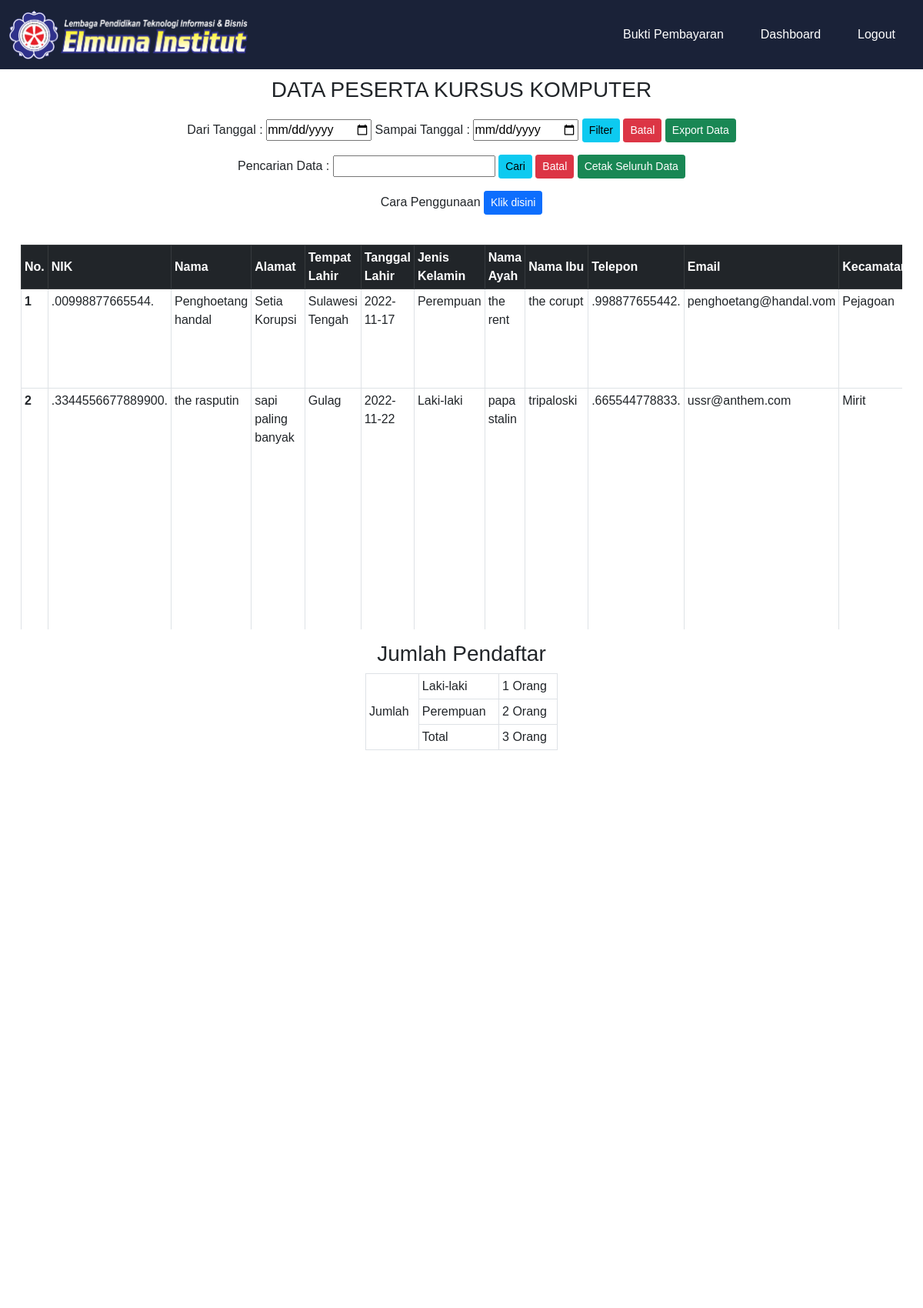
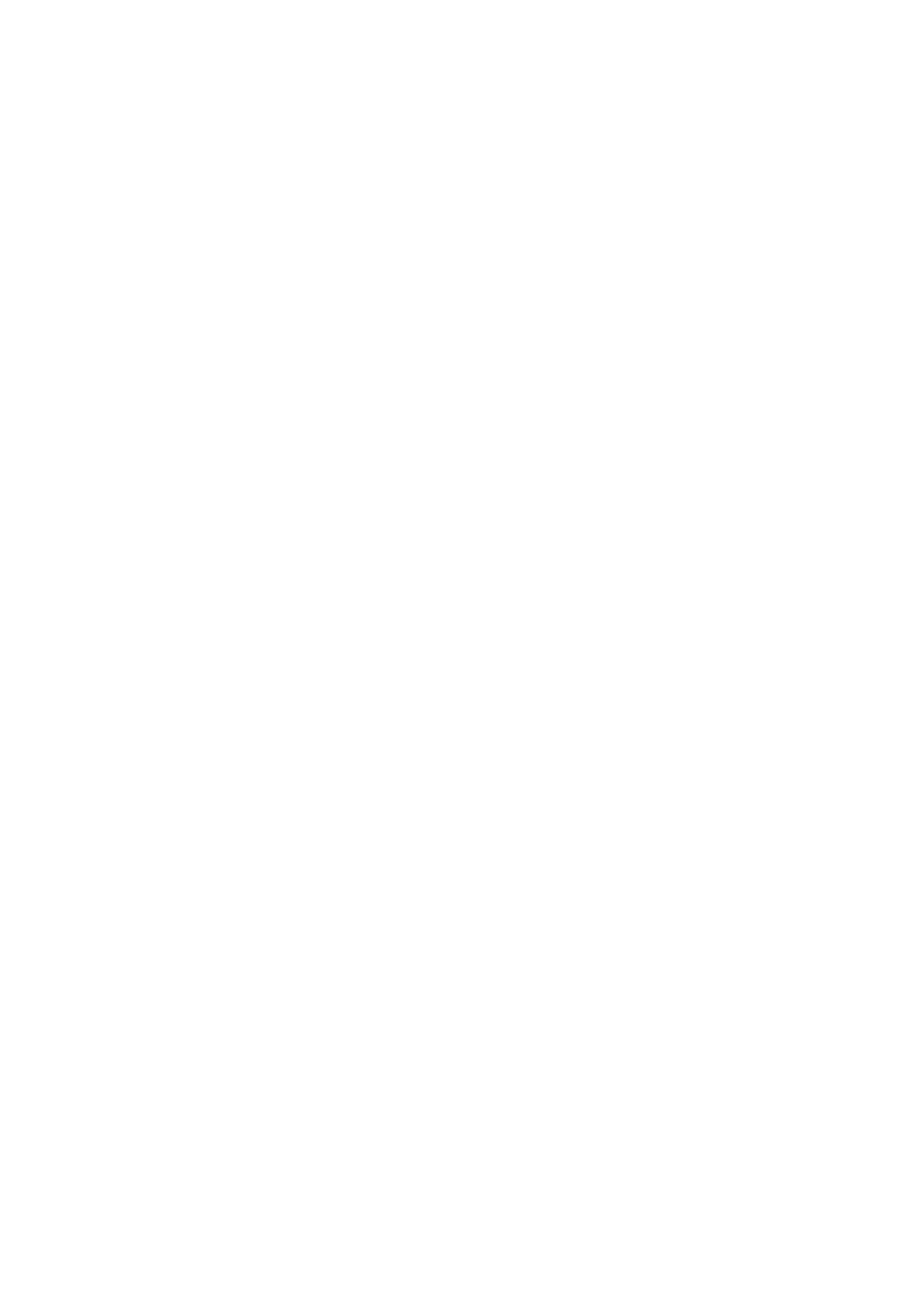
The app's page /data_peserta_komputer.php (signed in, upper part) with its own data (2 pictures, top to bottom).
### tables this page shows
CREATE TABLE `daftar_komputer` (
  `id` int(11) NOT NULL,
  `nik` varchar(100) NOT NULL,
  `nama` varchar(100) NOT NULL,
  `alamat` varchar(100) NOT NULL,
  `tempat_lahir` varchar(100) NOT NULL,
  `tanggal_lahir` varchar(100) NOT NULL,
  `jk` varchar(100) NOT NULL,
  `nama_ayah` varchar(100) NOT NULL,
  `nama_ibu` varchar(100) NOT NULL,
  `telepon` varchar(100) NOT NULL,
  `email` varchar(100) NOT NULL,
  `kecamatan` varchar(100) NOT NULL,
  `paket` text NOT NULL,
  `pilih_bayar` varchar(100) NOT NULL,
  `tanggal_upload` timestamp NOT NULL DEFAULT current_timestamp() ON UPDATE current_timestamp()
);

### data_peserta_komputer.php (the view, shortened to what this page needs)
<!DOCTYPE html>
<html lang="en">
<head>
    <link href="https://cdn.jsdelivr.net/npm/bootstrap@5.0.2/dist/css/bootstrap.min.css" rel="stylesheet">
</head>
<body>
    <header>
        <nav class="navbar navbar-expand-md navbar-dark fixed-top" style="background-color: #1A2238;">
            <div class="container-fluid">
                <a class="navbar-brand" href="dashboard" style="margin-left: auto; margin-right: auto;">
                    <img src="assets/foto/elmuna.png" alt="" width="310,25px" height="64,25px">
                </a>
                <div class="collapse navbar-collapse" id="navbarSupportedContent">
                    <ul class="navbar-nav ms-auto mb-2 mb-lg-0">
                        <li class="nav-item mx-3">
                            <a class="nav-link active" aria-current="page" href="bukti_bayar_kursus_komputer">Bukti Pembayaran</a>
                        </li>
                        <li class="nav-item mx-3">
                            <a class="nav-link active" href="dashboard">Dashboard</a>
                        </li>
                        <li class="nav-item mx-3">
                            <a class="nav-link active" href="keluar">Logout</a>
                        </li>
                    </ul>
                </div>
            </div>
        </nav>
    </header>
    <br><br><br><br>
    <div class="mx-auto">
        <form action="data_peserta_komputer" method="get">
            <center>
                <p class="fs-3">DATA PESERTA KURSUS KOMPUTER</p>
            </center>
            <div class="mb-3">
                <center>
                    <label>Dari Tanggal : </label>
                    <input type="date" name="tglawal" required>
                    <label>Sampai Tanggal : </label>
                    <input type="date" name="tglakhir" required>
                    <button type="submit" class="btn btn-info btn-sm">Filter</button>
                    <a href="data_peserta_komputer"><button type="button" class="btn btn-danger btn-sm">Batal</button></a>
                    <button type="submit" class="btn btn-success btn-sm" name="export">Export Data</button>
                </center>
            </div>
        </form>
        <form action="data_peserta_komputer" method="get">
            <div class="mb-3">
                <center>
                    <label>Pencarian Data : </label>
                    <input type="text" name="cari" required>
                    <button type="submit" class="btn btn-info btn-sm">Cari</button>
                    <a href="data_peserta_komputer"><button type="button" class="btn btn-danger btn-sm">Batal</button></a>
                    <a href="to_excel_daftar_komputer" class="btn btn-sm btn-success">Cetak Seluruh Data</a>
                </center>
            </div>
        </form>
        <center>
            <label>Cara Penggunaan</label>
            <button type="button" class="btn btn-sm btn-primary" data-bs-toggle="modal" data-bs-target="#exampleModal">
                Klik disini
            </button>
        </center>
        <br>
        <div class="container">
            <div class="table-responsive">
                <div class="table-wrapper">
                    <table class="table table-sm table-bordered">
                        <thead class="table-dark">
                            <tr class="align-middle">
                                <th scope="col">No.</th>
                                <th scope="col">NIK</th>
                                <th scope="col">Nama</th>
                                <th scope="col">Alamat</th>
                                <th scope="col">Tempat Lahir</th>
                                <th scope="col">Tanggal Lahir</th>
                                <th scope="col">Jenis Kelamin</th>
                                <th scope="col">Nama Ayah</th>
                                <th scope="col">Nama Ibu</th>
                                <th scope="col">Telepon</th>
                                <th scope="col">Email</th>
                                <th scope="col">Kecamatan</th>
                            </tr>
                        </thead>
                        <?php
                        include "koneksi.php";
                        $no = 1;
                        if (isset($_GET['cari'])) {
                            $cari = $_GET['cari'];
                            $tampil = mysqli_query($conn, "select * from daftar_komputer where nik like '%" . $cari . "%' or nama like '%" . $cari . "%' or telepon like '%" . $cari . "%' or paket like '%" . $cari . "%' or pilih_bayar like '%" . $cari . "%' or kecamatan like '%" . $cari . "%' or jk like '%" . $cari . "%'");
                        } elseif (isset($_GET['tglawal'])) {
                            $tglawal = $_GET['tglawal'];
                            $tglakhir = $_GET['tglakhir'];
                            $tampil = mysqli_query($conn, "select * from daftar_komputer where tanggal_upload between '" . $tglawal . "' and '" . $tglakhir . "' order by id asc");
                        } else {
                            $tampil = mysqli_query($conn, "select * from daftar_komputer");
                        }
                        if (mysqli_num_rows($tampil) > 0) {
                            while ($data = mysqli_fetch_array($tampil)) {
                        ?>
                                <tbody>
                                    <tr>
                                        <th scope="row"><?= $no++ ?></th>
                                        <td scope="row"><?= $data['nik'] ?></td>
                                        <td scope="row"><?= $data['nama'] ?></td>
                                        <td scope="row"><?= $data['alamat'] ?></td>
                                        <td scope="row"><?= $data['tempat_lahir'] ?></td>
                                        <td scope="row"><?= $data['tanggal_lahir'] ?></td>
                                        <td scope="row"><?= $data['jk'] ?></td>
                                        <td scope="row"><?= $data['nama_ayah'] ?></td>
                                        <td scope="row"><?= $data['nama_ibu'] ?></td>
                                        <td scope="row"><?= $data['telepon'] ?></td>
                                        <td scope="row"><?= $data['email'] ?></td>
                                        <td scope="row"><?= $data['kecamatan'] ?></td>
                                    </tr>
                                <?php }
                            } ?>
                                </tbody>
                    </table>
                </div>
            </div>
            <center>
                <h3>Jumlah Pendaftar</h3>
                <?php
                $laki_laki = mysqli_num_rows(mysqli_query($conn, "SELECT * FROM daftar_komputer where jk='Laki-laki'"));
                $perempuan = mysqli_num_rows(mysqli_query($conn, "SELECT * FROM daftar_komputer where jk='Perempuan'"));
                $total = mysqli_num_rows(mysqli_query($conn, "SELECT * FROM daftar_komputer where id"));
                ?>
                <table class="table table-sm table-bordered" style="width: 250px;">
                    <tr>
                        <td colspan="3" rowspan="3" class="align-middle">Jumlah</td>
                        <td colspan="2">Laki-laki</td>
                        <td><?= "$laki_laki Orang" ?></td>
                    </tr>
                    <tr>
                        <td colspan="2">Perempuan</td>
                        <td><?= "$perempuan Orang" ?></td>
                    </tr>
                    <tr>
                        <td colspan="2">Total</td>
                        <td><?= "$total Orang" ?></td>
                    </tr>
                </table>
            </center>
        </div>
    </div>
</body>
</html>

### data_peserta_komputer.php (style rules this page uses)
*, html, body { margin: 0; padding: 0; box-sizing: border-box; font-family: Arial, Helvetica, sans-serif; scroll-behavior: smooth; }
.container { max-width: fit-content; height: 500vh; }
.table-wrapper { overflow-y: scroll; overflow-x: scroll; height: fit-content; max-height: 500px; margin-top: 22px; margin: 15px; padding-bottom: 20px; }
table th { position: sticky; top: 0px; }

### records on screen
daftar_komputer: nik ".00998877665544.", nama "Penghoetang handal", alamat "Setia Korupsi", tempat_lahir "Sulawesi Tengah", tanggal_lahir "2022-11-17", jk "Perempuan", nama_ayah "the rent", nama_ibu "the corupt", telepon ".998877655442.", email "penghoetang@handal.vom", kecamatan "Pejagoan"
daftar_komputer: nik ".3344556677889900.", nama "the rasputin", alamat "sapi paling banyak", tempat_lahir "Gulag", tanggal_lahir "2022-11-22", jk "Laki-laki", nama_ayah "papa stalin", nama_ibu "tripaloski", telepon ".665544778833.", email "ussr@anthem.com", kecamatan "Mirit"

### other values on screen
$laki_laki "1"
$perempuan "2"
$total "3"
